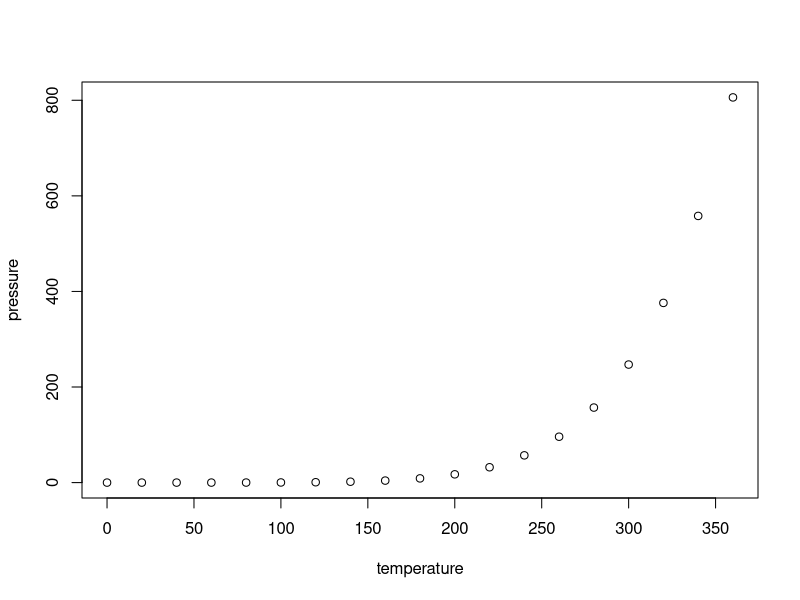
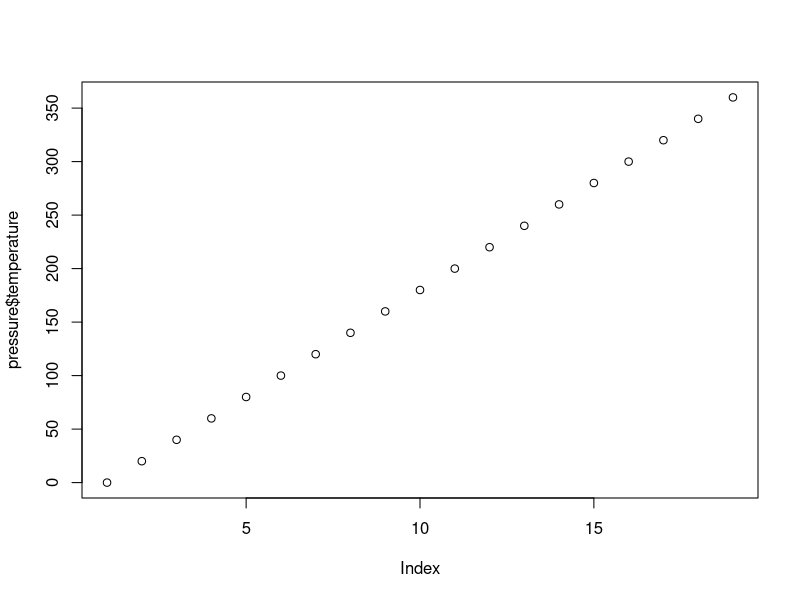

The R script that drew these images, in order:
## ---- chunk 1
knitr::opts_chunk$set(echo = TRUE)
## ---- chunk 2
summary(cars)
## ---- chunk 3
plot(pressure)
## ---- chunk 4
plot(pressure$temperature)
